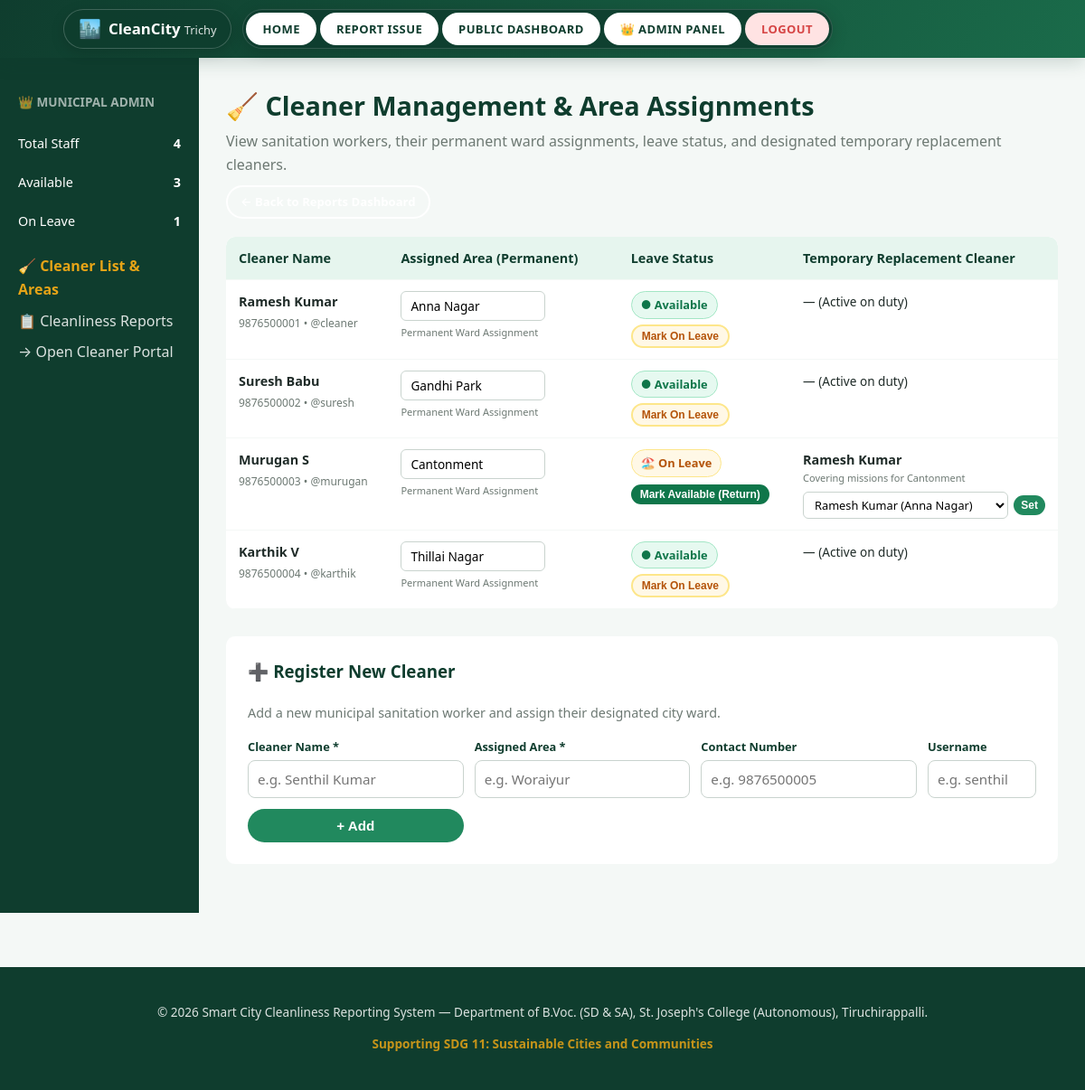
The page /admin/cleaners.php (signed in) on the database its author committed.
### tables this page shows
CREATE TABLE IF NOT EXISTS cleaners (
    cleaner_id INT AUTO_INCREMENT PRIMARY KEY,
    username VARCHAR(50) UNIQUE DEFAULT NULL,
    name VARCHAR(100) NOT NULL,
    contact VARCHAR(50),
    assigned_area VARCHAR(100) NOT NULL,
    is_on_leave TINYINT(1) NOT NULL DEFAULT 0,
    replacement_cleaner_id INT NULL DEFAULT NULL,
    created_at TIMESTAMP DEFAULT CURRENT_TIMESTAMP,
    FOREIGN KEY (replacement_cleaner_id) REFERENCES cleaners(cleaner_id) ON DELETE SET NULL
);

### admin/cleaners.php (the view, shortened to what this page needs)
<?php
require_once '../config/db.php';
$totalCleaners = (int)($conn->query("SELECT COUNT(*) c FROM cleaners")->fetch_assoc()['c'] ?? 0);
$availableCleaners = (int)($conn->query("SELECT COUNT(*) c FROM cleaners WHERE is_on_leave = 0")->fetch_assoc()['c'] ?? 0);
$onLeaveCleaners = (int)($conn->query("SELECT COUNT(*) c FROM cleaners WHERE is_on_leave = 1")->fetch_assoc()['c'] ?? 0);
$cleanersSql = "SELECT c.*, r.name AS replacement_name, r.assigned_area AS replacement_area
                FROM cleaners c
                LEFT JOIN cleaners r ON c.replacement_cleaner_id = r.cleaner_id
                ORDER BY c.cleaner_id ASC";
$cleanersResult = $conn->query($cleanersSql);
$cleaners = $cleanersResult ? $cleanersResult->fetch_all(MYSQLI_ASSOC) : [];
$availableList = array_filter($cleaners, fn($c) => !$c['is_on_leave']);
require_once '../includes/header.php';
?>
<div class="admin-shell">
    <aside class="admin-sidebar">
        <h3>👑 Municipal Admin</h3>
        <div class="stat-mini"><span>Total Staff</span><strong><?php echo $totalCleaners; ?></strong></div>
        <div class="stat-mini"><span>Available</span><strong><?php echo $availableCleaners; ?></strong></div>
        <div class="stat-mini"><span>On Leave</span><strong><?php echo $onLeaveCleaners; ?></strong></div>
        <div style="padding:16px 20px;">
            <a href="cleaners.php" style="color:var(--amber-500); font-weight:700; display:block; margin-bottom:10px;">
                🧹 Cleaner List &amp; Areas
            </a>
            <a href="dashboard.php" style="color:#fff; opacity:0.85; display:block; margin-bottom:8px;">
                📋 Cleanliness Reports
            </a>
            <a href="../cleaner.php" style="color:#fff; opacity:0.85; display:block;">
                &rarr; Open Cleaner Portal
            </a>
        </div>
    </aside>
    <div class="admin-content">
        <div style="display:flex; justify-content:space-between; align-items:center; margin-bottom:20px; flex-wrap:wrap; gap:10px;">
            <div>
                <h2 class="section-title" style="text-align:left; margin:0 0 4px 0;">
                    🧹 Cleaner Management &amp; Area Assignments
                </h2>
                <p style="color:var(--gray-500); margin:0;">
                    View sanitation workers, their permanent ward assignments, leave status, and designated temporary replacement cleaners.
                </p>
            </div>
            <a href="dashboard.php" class="btn btn-outline btn-small">
            </a>
        </div>
        <div style="overflow-x:auto; background:var(--white); border-radius:var(--radius); border:1px solid var(--gray-200); box-shadow:var(--shadow-sm); margin-bottom:30px;">
            <table class="admin-table" style="margin:0;">
                <thead>
                    <tr>
                        <th>Cleaner Name</th>
                        <th>Assigned Area (Permanent)</th>
                        <th>Leave Status</th>
                        <th>Temporary Replacement Cleaner</th>
                    </tr>
                </thead>
                <tbody>
                    <?php if (empty($cleaners)): ?>
                        <tr><td colspan="4" style="text-align:center; padding:30px; color:var(--gray-500);">No cleaners registered yet.</td></tr>
                    <?php else: ?>
                        <?php foreach ($cleaners as $c): ?>
                            <tr>
                                <td>
                                    <strong><?php echo htmlspecialchars($c['name']); ?></strong><br>
                                    <small style="color:var(--gray-500);"><?php echo htmlspecialchars($c['contact'] ?: 'No contact'); ?> &bull; @<?php echo htmlspecialchars($c['username'] ?: 'cleaner'); ?></small>
                                </td>
                                <td>
                                    <form method="POST" action="cleaners.php" style="display:flex; gap:6px; align-items:center;">
                                        <input type="text" name="assigned_area" value="<?php echo htmlspecialchars($c['assigned_area']); ?>" required
                                               style="padding:6px 10px; font-size:0.85rem; border:1px solid var(--gray-300); border-radius:6px; width:160px;">
                                        <button type="submit" class="btn btn-outline btn-small" style="padding:4px 8px; font-size:0.75rem;">Save</button>
                                    </form>
                                    <small style="color:var(--gray-500); font-size:11px;">Permanent Ward Assignment</small>
                                </td>
                                <td>
                                    <?php if ($c['is_on_leave']): ?>
                                        <div style="display:flex; flex-direction:column; gap:6px; align-items:flex-start;">
                                            <span class="cleaner-badge-leave">🏖️ On Leave</span>
                                            <form method="POST" action="cleaners.php">
                                                <button type="submit" class="btn btn-secondary btn-small" style="font-size:0.75rem; padding:4px 10px; background:#0f764a;">
                                                    Mark Available (Return)
                                                </button>
                                            </form>
                                        </div>
                                    <?php else: ?>
                                        <div style="display:flex; flex-direction:column; gap:6px; align-items:flex-start;">
                                            <span class="cleaner-badge-available">● Available</span>
                                            <form method="POST" action="cleaners.php">
                                                <button type="submit" class="btn btn-outline btn-small" style="font-size:0.75rem; padding:4px 10px; color:#b45309; border-color:#fde68a; background:#fff8e6;">
                                                    Mark On Leave
                                                </button>
                                            </form>
                                        </div>
                                    <?php endif; ?>
                                </td>
                                <td>
                                    <?php if ($c['is_on_leave']): ?>
                                        <div>
                                            <strong><?php echo htmlspecialchars($c['replacement_name'] ?: 'Not Set'); ?></strong>
                                            <div style="font-size:11px; color:var(--gray-500); margin-bottom:6px;">
                                                Covering missions for <?php echo htmlspecialchars($c['assigned_area']); ?>
                                            </div>
                                            <form method="POST" action="cleaners.php" style="display:flex; gap:6px; align-items:center;">
                                                <select name="replacement_cleaner_id" style="padding:4px 8px; font-size:0.8rem; border:1px solid var(--gray-300); border-radius:6px;">
                                                    <?php foreach ($availableList as $other):
                                                    ?>
                                                        <option value="<?php echo $other['cleaner_id']; ?>" <?php echo ($c['replacement_cleaner_id'] == $other['cleaner_id']) ? 'selected' : ''; ?>>
                                                            <?php echo htmlspecialchars($other['name']); ?> (<?php echo htmlspecialchars($other['assigned_area']); ?>)
                                                        </option>
                                                    <?php endforeach; ?>
                                                </select>
                                                <button type="submit" class="btn btn-secondary btn-small" style="padding:4px 8px; font-size:0.75rem;">Set</button>
                                            </form>
                                        </div>
                                    <?php else: ?>
                                        <span style="color:var(--gray-400); font-size:0.85rem;">— (Active on duty)</span>
                                    <?php endif; ?>
                                </td>
                            </tr>
                        <?php endforeach; ?>
                    <?php endif; ?>
                </tbody>
            </table>
        </div>
        <div class="cleaner-manage-card">
            <h3 style="margin-top:0; color:var(--green-900);">➕ Register New Cleaner</h3>
            <p style="color:var(--gray-500); font-size:0.9rem; margin-bottom:16px;">
                Add a new municipal sanitation worker and assign their designated city ward.
            </p>
            <form method="POST" action="cleaners.php" style="display:grid; grid-template-columns:repeat(auto-fit, minmax(200px, 1fr)) 120px; gap:12px; align-items:end;">
                <div>
                    <label style="display:block; font-size:0.8rem; font-weight:700; margin-bottom:4px; color:var(--green-900);">Cleaner Name *</label>
                    <input type="text" name="name" required placeholder="e.g. Senthil Kumar"
                           style="width:100%; padding:10px; border:1px solid var(--gray-300); border-radius:8px;">
                </div>
                <div>
                    <label style="display:block; font-size:0.8rem; font-weight:700; margin-bottom:4px; color:var(--green-900);">Assigned Area *</label>
                    <input type="text" name="assigned_area" required placeholder="e.g. Woraiyur"
                           style="width:100%; padding:10px; border:1px solid var(--gray-300); border-radius:8px;">
                </div>
                <div>
                    <label style="display:block; font-size:0.8rem; font-weight:700; margin-bottom:4px; color:var(--green-900);">Contact Number</label>
                    <input type="text" name="contact" placeholder="e.g. 9876500005"
                           style="width:100%; padding:10px; border:1px solid var(--gray-300); border-radius:8px;">
                </div>
                <div>
                    <label style="display:block; font-size:0.8rem; font-weight:700; margin-bottom:4px; color:var(--green-900);">Username</label>
                    <input type="text" name="username" placeholder="e.g. senthil"
                           style="width:100%; padding:10px; border:1px solid var(--gray-300); border-radius:8px;">
                </div>
                <div>
                    <button type="submit" class="btn btn-secondary" style="width:100%; padding:10px;">
                        + Add
                    </button>
                </div>
            </form>
        </div>
    </div>
</div>
<?php require_once '../includes/footer.php'; ?>

### assets/css/style.css (style rules this page uses)
:root { --green-900: #0f3d2e; --green-700: #1a6b4a; --green-600: #21895e; --green-500: #2ba86f; --green-100: #e6f5ee; --amber-500: #e6a417; --amber-100: #fdf1d9; --blue-500: #2a7de1; --blue-100: #e5f0fd; --red-500: #d64545; --gray-900: #1f2b28; --gray-700: #445048; --gray-500: #6d7973; --gray-300: #c9d3ce; --gray-100: #f4f8f6; --white: #ffffff; --radius: 10px; --shadow: 0 2px 10px rgba(15, 61, 46, 0.08); --shadow-lg: 0 8px 30px rgba(15, 61, 46, 0.14); }
* { box-sizing: border-box; }
body { margin: 0; font-family: 'Segoe UI', Roboto, -apple-system, sans-serif; color: var(--gray-900); background: var(--gray-100); line-height: 1.6; }
a { color: var(--green-700); text-decoration: none; }
.btn { display: inline-block; padding: 12px 26px; border-radius: 30px; font-weight: 600; font-size: 0.95rem; cursor: pointer; border: none; transition: transform 0.15s ease, box-shadow 0.15s ease; }
.btn-outline { background: transparent; color: var(--white); border: 2px solid var(--white); }
.btn-small { padding: 6px 14px; font-size: 0.82rem; border-radius: 20px; }
.btn-secondary { background: var(--green-600); color: var(--white); }
.section-title { text-align: center; font-size: 1.8rem; margin-bottom: 8px; color: var(--green-900); }
input[type=text], input[type=tel], input[type=email], input[type=number], input[type=password], input[type=file], textarea, select { width: 100%; padding: 11px 13px; border: 1px solid var(--gray-300); border-radius: 8px; font-size: 0.95rem; font-family: inherit; background: var(--white); }
.admin-shell { display: flex; min-height: calc(100vh - 130px); }
.admin-sidebar { width: 220px; background: var(--green-900); color: var(--white); padding: 24px 0; flex-shrink: 0; }
.admin-sidebar h3 { padding: 0 20px; font-size: 0.85rem; text-transform: uppercase; opacity: 0.6; }
.admin-sidebar .stat-mini { padding: 10px 20px; display: flex; justify-content: space-between; font-size: 0.9rem; }
.admin-content { flex: 1; padding: 30px; }
table.admin-table { width: 100%; border-collapse: collapse; background: var(--white); border-radius: var(--radius); overflow: hidden; box-shadow: var(--shadow); }
table.admin-table th, table.admin-table td { padding: 12px 14px; text-align: left; border-bottom: 1px solid var(--gray-100); font-size: 0.9rem; vertical-align: top; }
table.admin-table th { background: var(--green-100); color: var(--green-900); }
.cleaner-badge-available { display: inline-flex; align-items: center; gap: 5px; background: #e6f9f0; color: #0f764a; border: 1px solid #a3e6c5; padding: 4px 10px; border-radius: 9999px; font-size: 0.8rem; font-weight: 700; }
.cleaner-badge-leave { display: inline-flex; align-items: center; gap: 5px; background: #fff8e6; color: #b45309; border: 1px solid #fde68a; padding: 4px 10px; border-radius: 9999px; font-size: 0.8rem; font-weight: 700; }
.cleaner-manage-card { background: var(--white); border-radius: var(--radius); padding: 24px; box-shadow: var(--shadow-md); margin-bottom: 24px; border: 1px solid var(--gray-200); }

### rows shown on the page
cleaners: name "Ramesh Kumar", contact "9876500001", username "cleaner", assigned_area "Anna Nagar", is_on_leave "— (Active on duty)"
cleaners: name "Suresh Babu", contact "9876500002", username "suresh", assigned_area "Gandhi Park", is_on_leave "— (Active on duty)"
cleaners: name "Murugan S", contact "9876500003", username "murugan", assigned_area "Cantonment", replacement_cleaner.name "Ramesh Kumar", replacement_cleaner_id "Ramesh Kumar (Anna Nagar)"
cleaners: name "Karthik V", contact "9876500004", username "karthik", assigned_area "Thillai Nagar", is_on_leave "— (Active on duty)"

### other values the page prints
$totalCleaners "4"
$availableCleaners "3"
$onLeaveCleaners "1"
